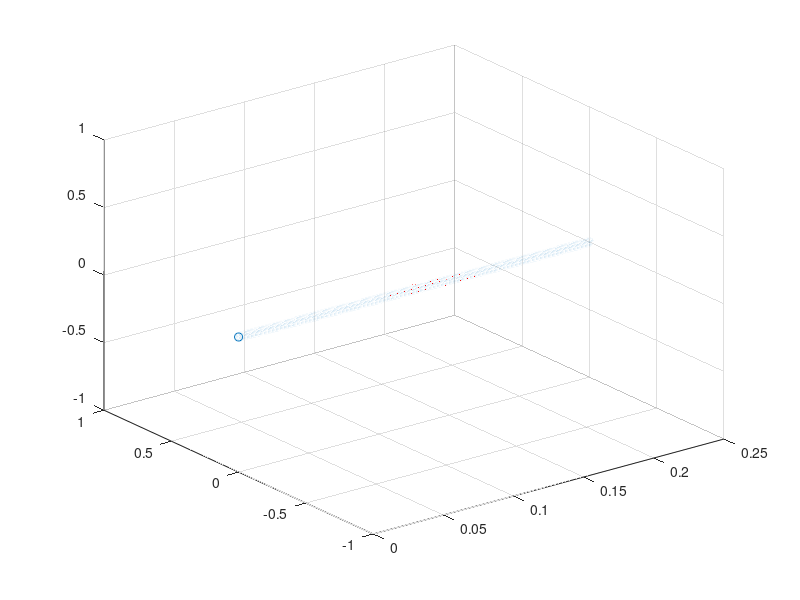
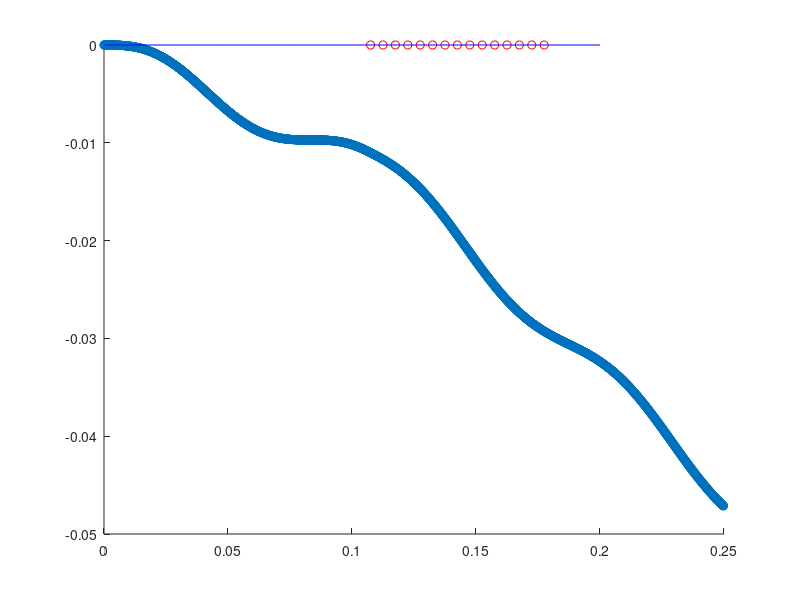
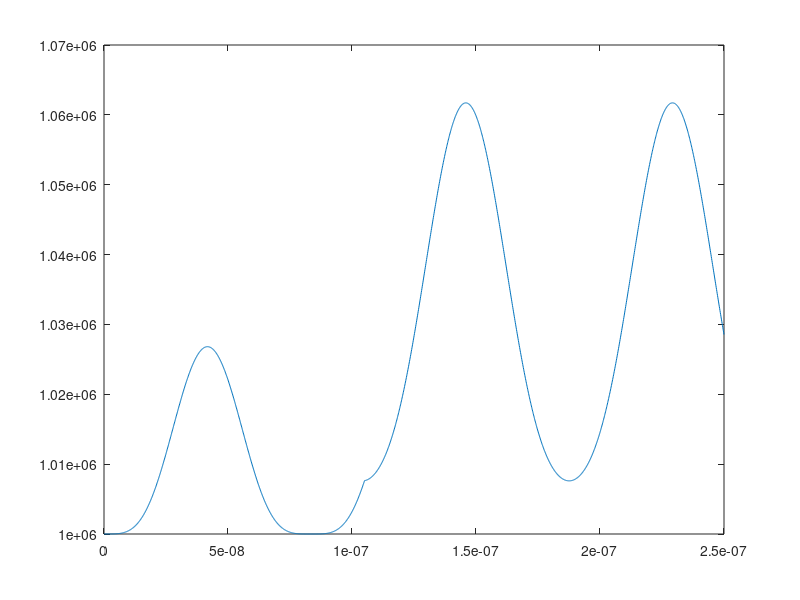

These charts were generated, in order, by the following MATLAB code:

function RingMagneticField
clc;
close all;
format long;
global q m h hhat e epsilon0 u0
h = 6.626196e-34;
hhat = h / (2 * pi);
m = 9.109e-31;
e = -1.602e-19;
q = abs(e);
epsilon0 = 8.854187817e-12;
u0 = 4e-7 * pi;  
f = 12e6;
w = 2 * pi * f;
c = 3e8;
lambda = c / f;
k = 2 * pi / lambda;

L = 0.25;
v0 = 1e6;
simcount = 2000;
tmin = 0;
tmax = L / v0;
t = linspace(tmin, tmax, simcount);
dt = (tmax - tmin) / length(t);
E0 = 50;
vEM = q * E0 / (m * w); 
xEM = q * E0 / (m * w^2);

AXES_COUNT = 3;
global isConvergingMagnetic
isConvergingMagnetic = 0;
if isConvergingMagnetic == 0
    B = 0.03e-3;
else
    B = 0.3e-3;
end
vx = v0 * ones(1, simcount);
vy = zeros(1, simcount);
vz = zeros(1, simcount);
xy = zeros(1, simcount);
xx = zeros(1, simcount);
xz = zeros(1, simcount);

for i = 2: simcount - 1
    xx(i) = xx(i - 1) + dt * (vx(i) + vx(i + 1)) / 2.0;
    xy(i) = xy(i - 1) + dt * (vy(i) + vy(i + 1)) / 2.0;
    xz(i) = xz(i - 1) + dt * (vz(i) + vz(i + 1)) / 2.0;
end

xx(simcount) = xx(simcount - 1);
xy(simcount) = xy(simcount - 1);
xz(simcount) = xz(simcount - 1);

global xVpp
xVpp = max(xy);
rmax = (1.5 * xVpp) / 2;
theta = 0 : pi/100 : 2 * pi;
By = rmax * cos(theta) + xVpp / 2.0; 
Bz = rmax * sin(theta);

figure;
scatter3(xx, xy, xz);
hold on;
global startBx endBx stepBx Barea
startBx = 0.105;
endBx = 0.18;
stepBx = 0.005;
Barea = startBx : stepBx : endBx;

for bx = startBx : stepBx : endBx
    Bx = ones(length(theta), 1) * bx;
    scatter3(Bx, By, Bz, 'r')
end
hold off;

v_xyz = [vx' vy' vz'];

B_xyz = [zeros(simcount, 1), zeros(simcount, 1), [zeros(simcount * startBx / L , 1); ones(round(simcount * (endBx - startBx) / L), 1) * B; zeros(round(simcount * (L - endBx) / L), 1)]];

trajectory_xyz = zeros(simcount, AXES_COUNT);

for i = 2 : simcount * startBx / L    
    i
    E_acc_xyz = [0, q * E0 / m * cos(w * t(i) + 0.5 * pi), 0];
    v_xyz(i + 1, 1:end) = v_xyz(i, 1:end) + (E_acc_xyz) * dt;
    trajectory_xyz(i, 1:end) = trajectory_xyz(i - 1, 1:end) + 0.5 * dt * (v_xyz(i, 1:end) + v_xyz(i + 1, 1:end)); 
end

for i = simcount * startBx / L + 1 : simcount * endBx / L;
    i;
    last_xyz = trajectory_xyz(i - 1, 1:end);
    if isConvergingMagnetic == 0
        if last_xyz(2) > 1e-12
            B_xyz(i, 1:end) = B_xyz(i, 1:end);
        else
            B_xyz(i, 1:end) = [0 0 0];
        end
    else
        if last_xyz(2) < xVpp * 0.5
            B_xyz(i, 1:end) = B_xyz(i, 1:end);
        else
            B_xyz(i, 1:end) = -B_xyz(i, 1:end);
        end
    end
    
    E_acc_xyz = [0 q * E0 / m * cos(w * t(i)) 0];
    if getValueAbs(B_xyz) == 0
        lorentz_acc_xyz = [0 0 0];
    else
        lorentz_acc_xyz = getLorentz(v_xyz, B_xyz, i) / m;
    end
    next_v = v_xyz(i, 1:end) + (lorentz_acc_xyz + E_acc_xyz) * dt;
    % v_xyz(i + 1, 1:end) = next_v * getValueAbs(v_xyz(i, 1:end)) / getValueAbs(next_v);
    v_xyz(i + 1, 1:end) = next_v;
    next_xyz = trajectory_xyz(i - 1, 1:end) + 0.5 * dt * (v_xyz(i, 1:end) + v_xyz(i + 1, 1:end));
    trajectory_xyz(i, 1:end) = next_xyz;
end

for i = simcount * endBx / L + 1 : simcount - 1;
    i
    E_acc_xyz = [0 q * E0 / m * cos(w * t(i)) 0];
    next_v = v_xyz(i, 1:end) + E_acc_xyz * dt;
    v_xyz(i + 1, 1:end) = next_v;
    next_xyz = trajectory_xyz(i - 1, 1:end) + 0.5 * dt * (v_xyz(i, 1:end) + v_xyz(i + 1, 1:end));
    trajectory_xyz(i, 1:end) = next_xyz;
end

trajectory_xyz(simcount, 1:end) = trajectory_xyz(simcount - 1, 1:end);
showTrajectoryXY(trajectory_xyz);
showVxyzAndTime(v_xyz, t);

function vet = getTimevalue(values, t)
vet = values(t, 1:end);

function valueabs = getValueAbs(value)
valueabs = sqrt(sum(value .* value));

function lorentz = getLorentz(vv, BB, index)
global e
if nargin == 2
    lorentz = e * cross(vv, BB);
end
if nargin == 3
    lorentz = e * cross(getTimevalue(vv, index), getTimevalue(BB, index));
end

function showTrajectoryXYZ(trajectory_xyz)
figure;
scatter3(trajectory_xyz(1:end, 1), trajectory_xyz(1:end, 2), trajectory_xyz(1:end, 3));

function showTrajectoryXY(trajectory_xyz)
figure;
scatter(trajectory_xyz(1:end, 1), trajectory_xyz(1:end, 2));
hold on
global startBx endBx stepBx xVpp isConvergingMagnetic
for x = startBx + stepBx / 2 : stepBx : endBx
    for y = -xVpp * 3.0 : stepBx / 2: xVpp * 3.0
        vpp = y + xVpp * 0.5;
        if isConvergingMagnetic == 0
            if vpp >= xVpp * 0.5
                scatter(x, vpp, 'r')
            else
                scatter(x, vpp, 'r*')
            end
        else
            if vpp < xVpp * 0.5
                scatter(x, vpp, 'r')
            else
                scatter(x, vpp, 'r*')
            end
        end
    end
end
plot(linspace(0, 0.2, 50), ones(50, 1) * xVpp / 2.0, 'b');
hold off

function showVxyzAndTime(vxyz, t)
v = sqrt(vxyz(1:end, 1).^2 + vxyz(1:end, 2).^2 + vxyz(1:end, 3).^2);
figure;
plot(t, v);
